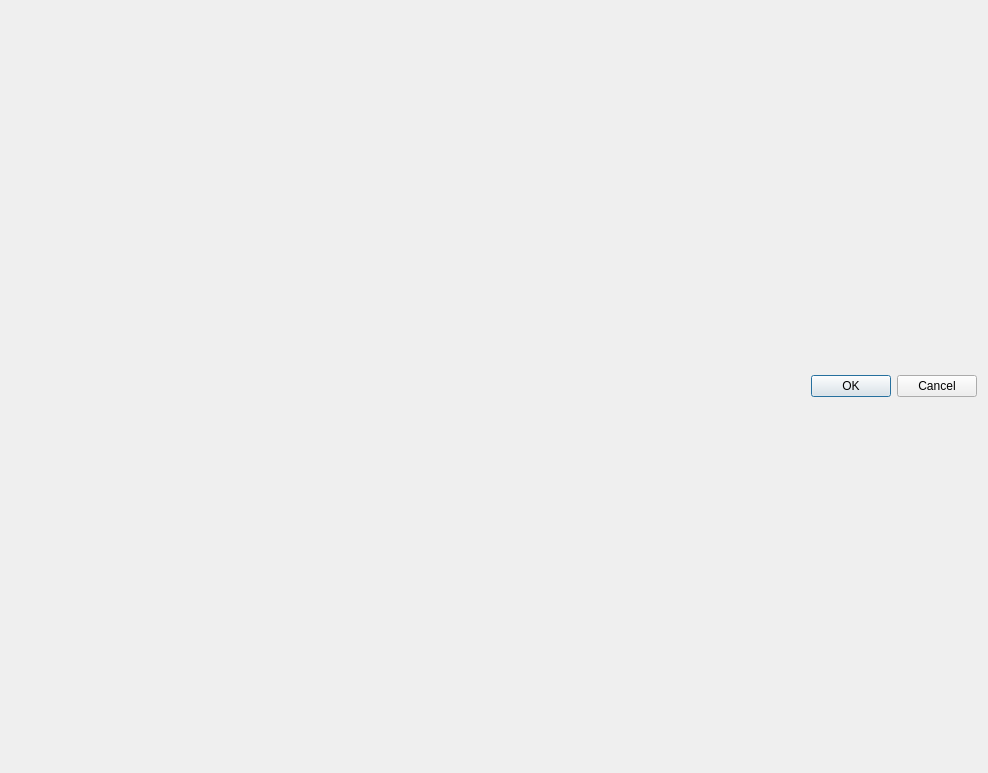
<?xml version="1.0" encoding="UTF-8"?>
<ui version="4.0">
 <class>Dialog</class>
 <widget class="QDialog" name="Dialog">
  <property name="geometry">
   <rect>
    <x>0</x>
    <y>0</y>
    <width>988</width>
    <height>773</height>
   </rect>
  </property>
  <property name="windowTitle">
   <string>Dialog</string>
  </property>
  <property name="windowIcon">
   <iconset resource="icon/res.qrc">
    <normaloff>:/variable/variable.png</normaloff>:/variable/variable.png</iconset>
  </property>
  <layout class="QGridLayout" name="gridLayout">
   <item row="0" column="0" colspan="2">
    <layout class="QGridLayout" name="sql_layout"/>
   </item>
   <item row="1" column="1">
    <widget class="QDialogButtonBox" name="buttonBox">
     <property name="orientation">
      <enum>Qt::Horizontal</enum>
     </property>
     <property name="standardButtons">
      <set>QDialogButtonBox::Cancel|QDialogButtonBox::Ok</set>
     </property>
    </widget>
   </item>
  </layout>
 </widget>
 <resources>
  <include location="icon/res.qrc"/>
 </resources>
 <connections>
  <connection>
   <sender>buttonBox</sender>
   <signal>accepted()</signal>
   <receiver>Dialog</receiver>
   <slot>accept()</slot>
   <hints>
    <hint type="sourcelabel">
     <x>164</x>
     <y>230</y>
    </hint>
    <hint type="destinationlabel">
     <x>157</x>
     <y>148</y>
    </hint>
   </hints>
  </connection>
  <connection>
   <sender>buttonBox</sender>
   <signal>rejected()</signal>
   <receiver>Dialog</receiver>
   <slot>reject()</slot>
   <hints>
    <hint type="sourcelabel">
     <x>164</x>
     <y>230</y>
    </hint>
    <hint type="destinationlabel">
     <x>286</x>
     <y>148</y>
    </hint>
   </hints>
  </connection>
 </connections>
</ui>
